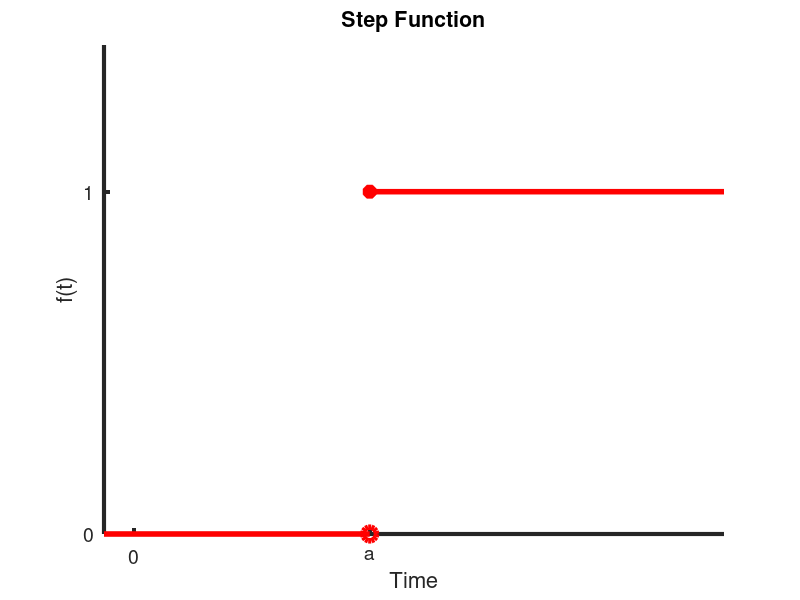
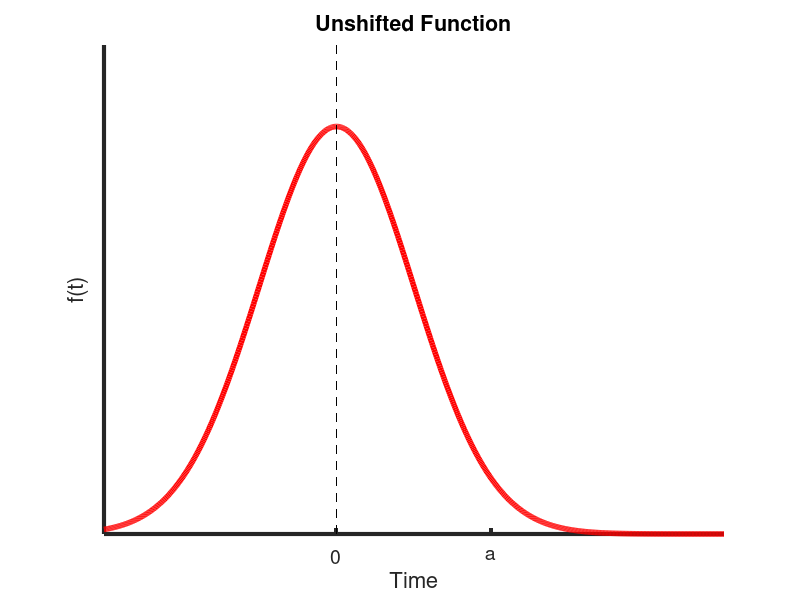
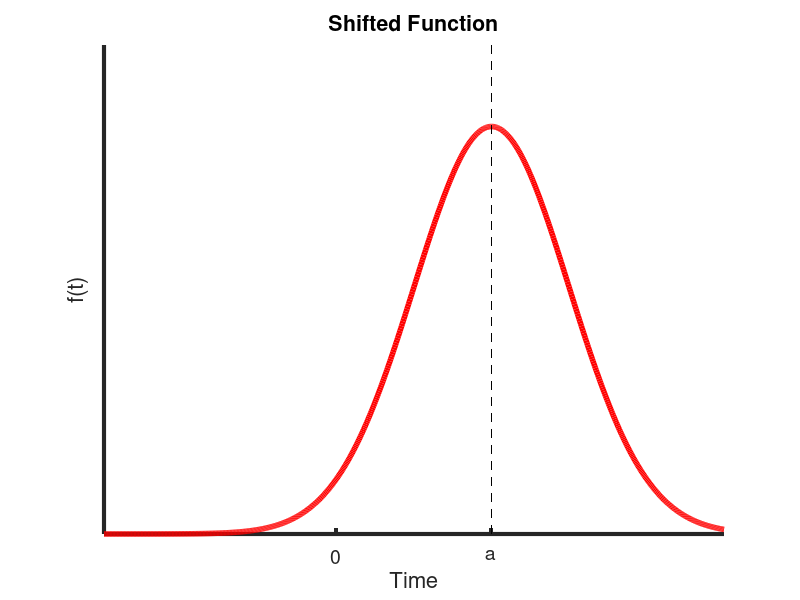
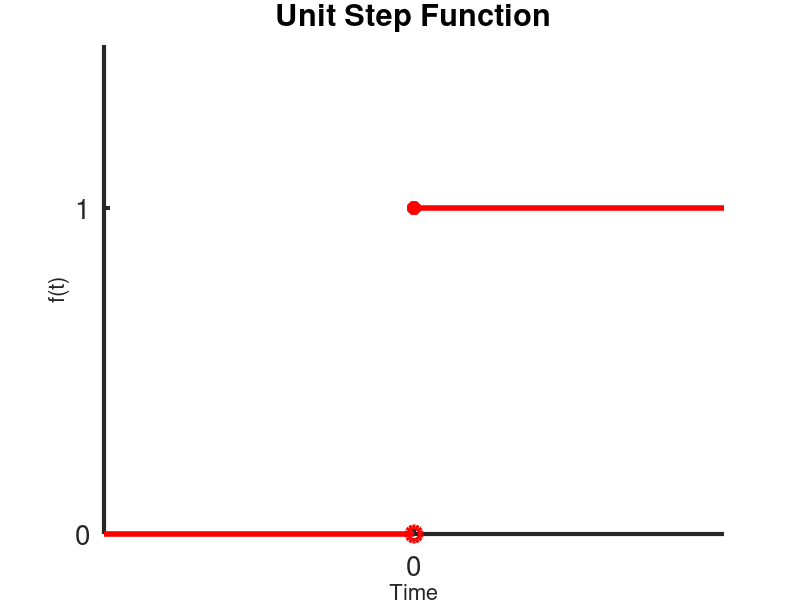

These charts were generated, in order, by the following MATLAB code:


clf
axis([-0.1 2,0 1])
set(gca,'LineWidth',3.0);
set(gca,'FontSize',14);
xlabel('Time','FontSize',16);
ylabel('f(t)','FontSize',16);
title('Step Function');

hold on
plot([-.1 0.8],[0 0],'r','LineWidth',4.0);
plot([0.8 2.0],[0.7 0.7],'r','LineWidth',4.0);
a = plot(0.8,0.0,'ro','markersize',10,'LineWidth',4.0);
a = plot(0.8,0.7,'r*','markersize',10,'LineWidth',4.0);

set(gca,'XTickLabelMode','manual')
set(gca,'XTick',[0 0.8])
set(gca,'XTickLabel',{'0';'a'})

set(gca,'YTickLabelMode','manual')
set(gca,'YTick',[0 0.7])
set(gca,'YTickLabel',{'0';'1'})

print -dpng 'unitStepAta.png' '-r 500'


clf
axis([-3 5 0 1.2])
set(gca,'LineWidth',3.0);
set(gca,'FontSize',14);
xlabel('Time','FontSize',16);
ylabel('f(t)','FontSize',16);
title('Unshifted Function');

hold on
x = -3:0.01:5;
y = exp(-x.*x*0.5);
plot(x,y,'r','LineWidth',4.0);
plot([0 0],[0 2],'k--')

set(gca,'XTickLabelMode','manual')
set(gca,'XTick',[0 2])
set(gca,'XTickLabel',{'0';'a'})

set(gca,'YTickLabelMode','manual')
set(gca,'YTick',[0])
set(gca,'YTickLabel',{' '})

print -dpng 'unshifted.png' '-r 500'



clf
axis([-3 5 0 1.2])
set(gca,'LineWidth',3.0);
set(gca,'FontSize',14);
xlabel('Time','FontSize',16);
ylabel('f(t)','FontSize',16);
title('Shifted Function');

hold on
x = -3:0.01:5;
y = exp(-(x-2).*(x-2)*0.5);
plot(x,y,'r','LineWidth',4.0);
plot([2 2],[0 2],'k--')

set(gca,'XTickLabelMode','manual')
set(gca,'XTick',[0 2])
set(gca,'XTickLabel',{'0';'a'})

set(gca,'YTickLabelMode','manual')
set(gca,'YTick',[0])
set(gca,'YTickLabel',{' '})

print -dpng 'shifted.png' '-r 500'



clf
axis([-1 1,0 1.5])
set(gca,'LineWidth',3.0);
set(gca,'FontSize',20);
xlabel('Time','FontSize',16);
ylabel('f(t)','FontSize',16);
title('Unit Step Function');

hold on
plot([-1 0],[0 0],'r','LineWidth',4.0);
plot([0 1],[1 1],'r','LineWidth',4.0);
a = plot(0.0,0.0,'ro','markersize',10,'LineWidth',4.0);
a = plot(0.0,1.0,'r*','markersize',10,'LineWidth',4.0);

set(gca,'XTickLabelMode','manual')
set(gca,'XTick',[0])
set(gca,'XTickLabel',{'0'},'FontSize',20)

set(gca,'YTickLabelMode','manual')
set(gca,'YTick',[0 1])
set(gca,'YTickLabel',{'0';'1'})

print -dpng 'unitStepFunction.png' '-r 500'


clf
axis([0 5 0 2.5])
set(gca,'LineWidth',3.0);
set(gca,'FontSize',20);
xlabel('Time','FontSize',16);
ylabel('f(t)','FontSize',16);

hold on
plot([0 3],[0 0],'r','LineWidth',4.0);
plot([3 5],[2 2],'r','LineWidth',4.0);
a = plot(3.0,0.0,'ro','markersize',10,'LineWidth',4.0);
a = plot(3.0,2.0,'r*','markersize',10,'LineWidth',4.0);

set(gca,'XTickLabelMode','manual')
set(gca,'XTick',[0 3])
set(gca,'XTickLabel',{'0','3'},'FontSize',20)

set(gca,'YTickLabelMode','manual')
set(gca,'YTick',[0 2])
set(gca,'YTickLabel',{'0';'2'})

print -dpng 'stepEx1.png' '-r 500'


clf
axis([0 5 0 2.5])
set(gca,'LineWidth',3.0);
set(gca,'FontSize',20);
xlabel('Time','FontSize',16);
ylabel('f(t)','FontSize',16);

hold on
plot([0 1],[0 0],'r','LineWidth',4.0);
plot([1 3],[2 2],'r','LineWidth',4.0);
plot([3 5],[0 0],'r','LineWidth',4.0);
a = plot(1.0,0.0,'ro','markersize',10,'LineWidth',4.0);
a = plot(1.0,2.0,'r*','markersize',10,'LineWidth',4.0);
a = plot(3.0,2.0,'ro','markersize',10,'LineWidth',4.0);
a = plot(3.0,0.0,'r*','markersize',10,'LineWidth',4.0);

set(gca,'XTickLabelMode','manual')
set(gca,'XTick',[0 1 3])
set(gca,'XTickLabel',{'0','1','3'},'FontSize',20)

set(gca,'YTickLabelMode','manual')
set(gca,'YTick',[0 2])
set(gca,'YTickLabel',{'0';'2'})

print -dpng 'stepEx2.png' '-r 500'


clf
axis([0 5 -1.5 1.5])
set(gca,'LineWidth',3.0);
set(gca,'FontSize',20);
xlabel('Time','FontSize',16);
ylabel('f(t)','FontSize',16);

hold on
plot([0 1],[0 0],'r','LineWidth',4.0);
plot([1 3],[-1 1],'r','LineWidth',4.0);
plot([3 5],[0 0],'r','LineWidth',4.0);
a = plot(1.0,0.0,'ro','markersize',10,'LineWidth',4.0);
a = plot(1.0,-1.0,'r*','markersize',10,'LineWidth',4.0);
a = plot(3.0,1.0,'ro','markersize',10,'LineWidth',4.0);
a = plot(3.0,0.0,'r*','markersize',10,'LineWidth',4.0);


set(gca,'XTickLabelMode','manual')
set(gca,'XTick',[0 1 3])
set(gca,'XTickLabel',{'0';'1';'3'},'FontSize',20)

set(gca,'YTickLabelMode','manual')
set(gca,'YTick',[-1 0 1])
set(gca,'YTickLabel',{'-1';'0';'1'})

print -dpng 'stepEx3.png' '-r 500'


clf
axis([0 7 0 5])
set(gca,'LineWidth',3.0);
set(gca,'FontSize',20);
xlabel('Time','FontSize',16);
ylabel('f(t)','FontSize',16);

hold on
plot([0 3],[0 0],'r','LineWidth',4.0);
plot([3 5],[0 4],'r','LineWidth',4.0);
plot([5 7],[4 4],'r','LineWidth',4.0);

set(gca,'XTickLabelMode','manual')
set(gca,'XTick',[0 3 5])
set(gca,'XTickLabel',{'0','3','5'},'FontSize',20)

set(gca,'YTickLabelMode','manual')
set(gca,'YTick',[0 4])
set(gca,'YTickLabel',{'0';'4'})

print -dpng 'stepEx4.png' '-r 500'


clf
axis([0 3*pi -1.4 1.4])
set(gca,'LineWidth',3.0);
set(gca,'FontSize',20);
xlabel('Time','FontSize',16);
ylabel('f(t)','FontSize',16);

hold on
x = 0:pi/50:2*pi;
plot(x,sin(x),'r','LineWidth',4.0);
plot([2*pi 3*pi],[0 0],'r','LineWidth',4.0);

set(gca,'XTickLabelMode','manual')
set(gca,'XTick',[0 2*pi])
set(gca,'XTickLabel',{'0','2\pi'},'FontSize',20)

set(gca,'YTickLabelMode','manual')
set(gca,'YTick',[-1 0 1])
set(gca,'YTickLabel',{'-1';'0';'1'})

print -dpng 'stepEx5.png' '-r 500'



clf
axis([0 9 0 7])
set(gca,'LineWidth',3.0);
set(gca,'FontSize',20);
xlabel('Time','FontSize',16);
ylabel('f(t)','FontSize',16);

hold on
x = 6:0.01:9;
plot([0 5],[4 4],'r','LineWidth',4.0);
plot([5 6],[0 0],'r','LineWidth',4.0);
plot(x,7-7*exp(-(x-6)),'r','LineWidth',4.0);
a = plot(5.0,4.0,'ro','markersize',10,'LineWidth',4.0);
a = plot(5.0,0.0,'r*','markersize',10,'LineWidth',4.0);


set(gca,'XTickLabelMode','manual')
set(gca,'XTick',[0 5 6])
set(gca,'XTickLabel',{'0';'5';'6'},'FontSize',20)

set(gca,'YTickLabelMode','manual')
set(gca,'YTick',[0 7])
set(gca,'YTickLabel',{'0';'7'})

print -dpng 'stepEx6.png' '-r 500'
